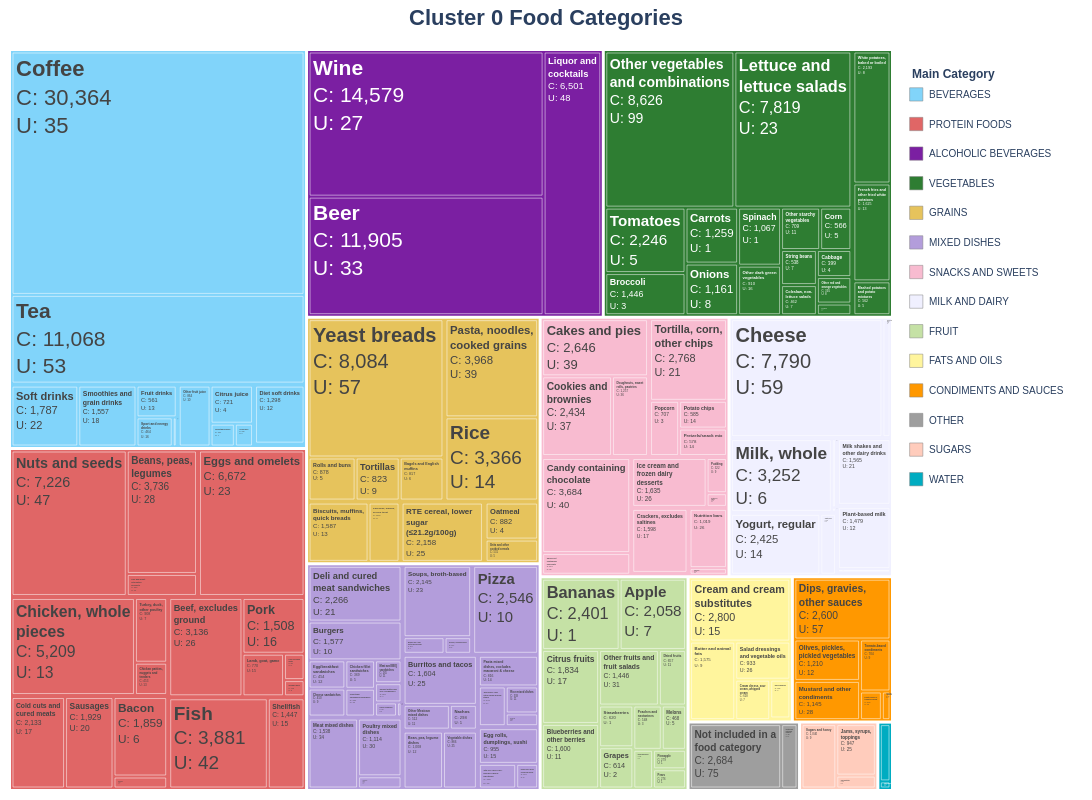
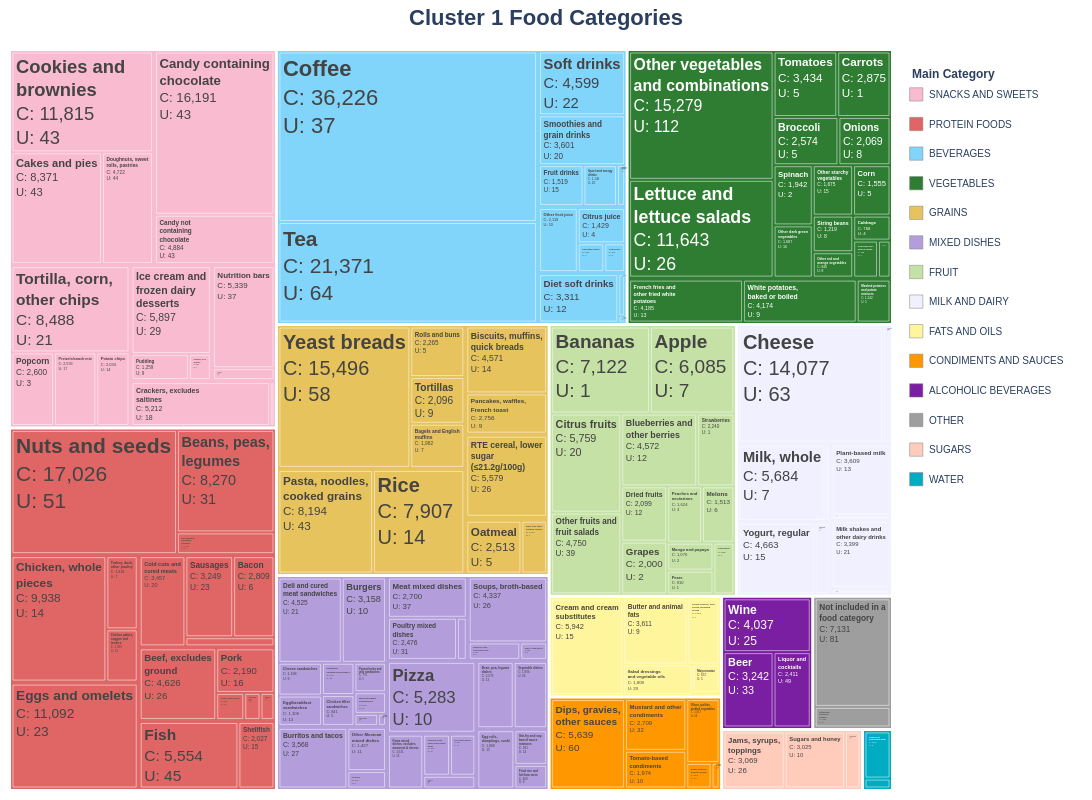
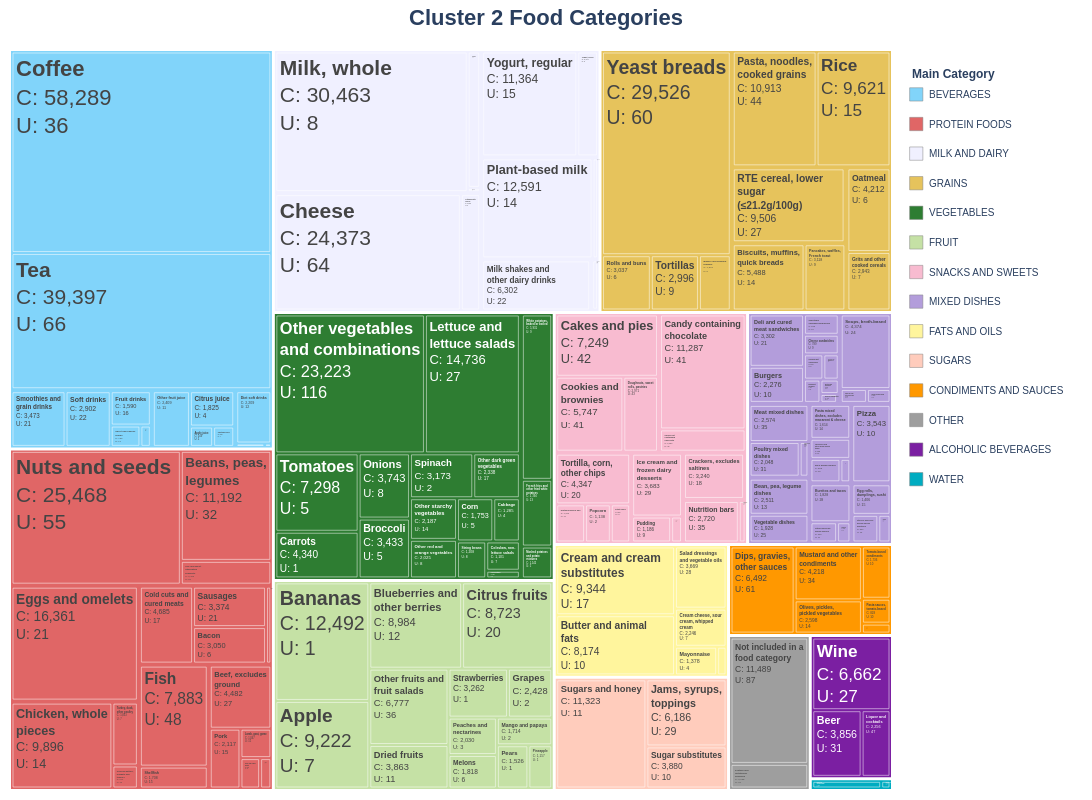
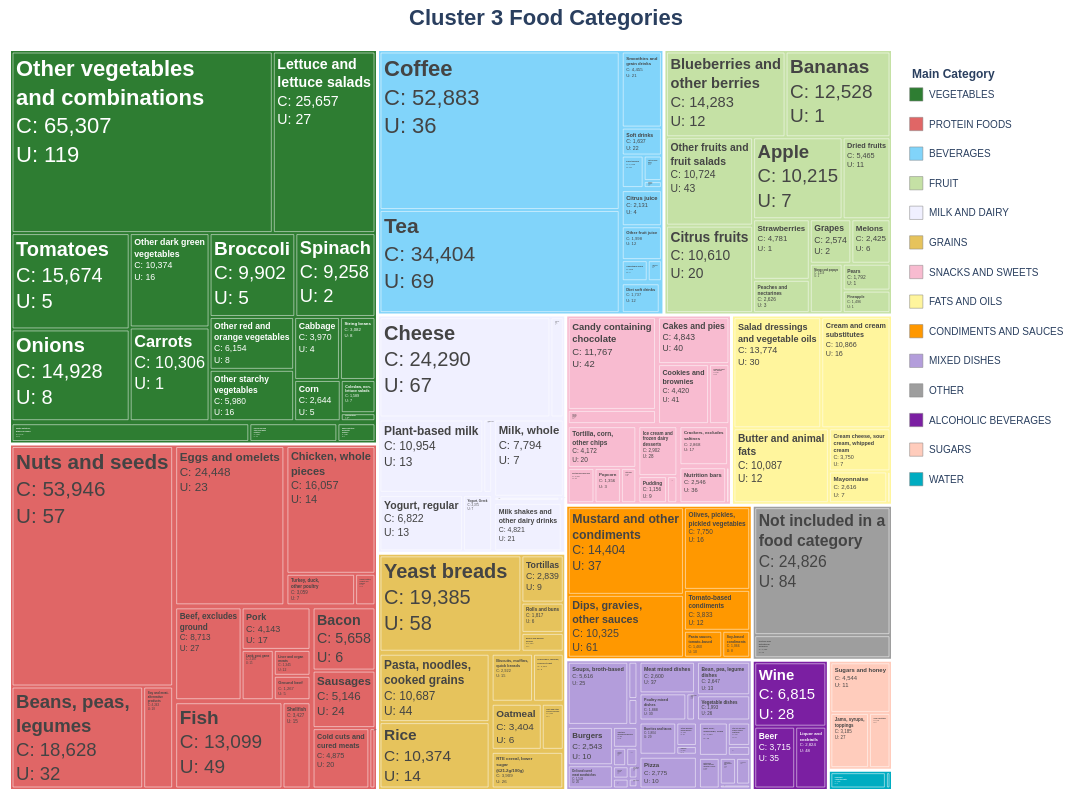

Source (notebook cell) for these figures, in order:
### Code cell
for i in range(5):
    # Example usage:
    fig = create_food_treemap(
        user_food_cluster_df[user_food_cluster_df['cluster'] == i], 
        output_png=f"food_treemap_cluster_{i}.png",
        title=f"Cluster {i} Food Categories"
    )
    fig.show() # For interactive display

### Figure 1 — Plotly figure (JSON) as saved in the notebook; plotly's stock layout.template omitted (floating-point values rounded to 4 significant figures; data arrays with more than 128 entries replaced by an {"elided": "..."} marker saying what was removed)
{"data": [{"branchvalues": "total", "customdata": {"elided": "212x2 str values"}, "domain": {"x": [0, 1], "y": [0, 1]}, "hovertemplate": {"elided": "212 str values"}, "ids": {"elided": "212 str values"}, "insidetextfont": {"family": "Arial, sans-serif", "size": {"elided": "212 int values"}}, "labels": {"elided": "212 str values"}, "marker": {"colors": {"elided": "212 str values"}, "depthfade": false, "line": {"color": "white", "width": {"elided": "212 float values"}}, "pad": {"b": 1, "l": 1, "r": 1, "t": 1}}, "name": "", "parents": {"elided": "212 str values"}, "textposition": "top left", "texttemplate": "<b>%{label}</b><br>C: %{value:,.0f}<br>U: %{customdata[0]:,.0f}", "type": "treemap", "values": {"elided": "212 float values"}}], "layout": {"annotations": [{"align": "left", "font": {"size": 12}, "showarrow": false, "text": "<b>Main Category</b>", "x": 1.02, "xanchor": "left", "xref": "paper", "y": 0.98, "yref": "paper"}, {"align": "left", "font": {"size": 10}, "showarrow": false, "text": "BEVERAGES", "x": 1.04, "xanchor": "left", "xref": "paper", "y": 0.94, "yanchor": "middle", "yref": "paper"}, {"align": "left", "font": {"size": 10}, "showarrow": false, "text": "PROTEIN FOODS", "x": 1.04, "xanchor": "left", "xref": "paper", "y": 0.9, "yanchor": "middle", "yref": "paper"}, {"align": "left", "font": {"size": 10}, "showarrow": false, "text": "ALCOHOLIC BEVERAGES", "x": 1.04, "xanchor": "left", "xref": "paper", "y": 0.86, "yanchor": "middle", "yref": "paper"}, {"align": "left", "font": {"size": 10}, "showarrow": false, "text": "VEGETABLES", "x": 1.04, "xanchor": "left", "xref": "paper", "y": 0.82, "yanchor": "middle", "yref": "paper"}, {"align": "left", "font": {"size": 10}, "showarrow": false, "text": "GRAINS", "x": 1.04, "xanchor": "left", "xref": "paper", "y": 0.78, "yanchor": "middle", "yref": "paper"}, {"align": "left", "font": {"size": 10}, "showarrow": false, "text": "MIXED DISHES", "x": 1.04, "xanchor": "left", "xref": "paper", "y": 0.74, "yanchor": "middle", "yref": "paper"}, {"align": "left", "font": {"size": 10}, "showarrow": false, "text": "SNACKS AND SWEETS", "x": 1.04, "xanchor": "left", "xref": "paper", "y": 0.7, "yanchor": "middle", "yref": "paper"}, {"align": "left", "font": {"size": 10}, "showarrow": false, "text": "MILK AND DAIRY", "x": 1.04, "xanchor": "left", "xref": "paper", "y": 0.66, "yanchor": "middle", "yref": "paper"}, {"align": "left", "font": {"size": 10}, "showarrow": false, "text": "FRUIT", "x": 1.04, "xanchor": "left", "xref": "paper", "y": 0.62, "yanchor": "middle", "yref": "paper"}, {"align": "left", "font": {"size": 10}, "showarrow": false, "text": "FATS AND OILS", "x": 1.04, "xanchor": "left", "xref": "paper", "y": 0.58, "yanchor": "middle", "yref": "paper"}, {"align": "left", "font": {"size": 10}, "showarrow": false, "text": "CONDIMENTS AND SAUCES", "x": 1.04, "xanchor": "left", "xref": "paper", "y": 0.54, "yanchor": "middle", "yref": "paper"}, {"align": "left", "font": {"size": 10}, "showarrow": false, "text": "OTHER", "x": 1.04, "xanchor": "left", "xref": "paper", "y": 0.5, "yanchor": "middle", "yref": "paper"}, {"align": "left", "font": {"size": 10}, "showarrow": false, "text": "SUGARS", "x": 1.04, "xanchor": "left", "xref": "paper", "y": 0.46, "yanchor": "middle", "yref": "paper"}, {"align": "left", "font": {"size": 10}, "showarrow": false, "text": "WATER", "x": 1.04, "xanchor": "left", "xref": "paper", "y": 0.42, "yanchor": "middle", "yref": "paper"}], "coloraxis": {"showscale": false}, "font": {"family": "Arial, sans-serif"}, "height": 800, "margin": {"b": 10, "l": 10, "r": 200, "t": 50}, "paper_bgcolor": "white", "plot_bgcolor": "white", "shapes": [{"fillcolor": "#81d4fa", "line": {"color": "grey", "width": 0.5}, "type": "rect", "x0": 1.02, "x1": 1.035, "xref": "paper", "y0": 0.931, "y1": 0.949, "yref": "paper"}, {"fillcolor": "#e06666", "line": {"color": "grey", "width": 0.5}, "type": "rect", "x0": 1.02, "x1": 1.035, "xref": "paper", "y0": 0.891, "y1": 0.909, "yref": "paper"}, {"fillcolor": "#7b1fa2", "line": {"color": "grey", "width": 0.5}, "type": "rect", "x0": 1.02, "x1": 1.035, "xref": "paper", "y0": 0.851, "y1": 0.869, "yref": "paper"}, {"fillcolor": "#2e7d32", "line": {"color": "grey", "width": 0.5}, "type": "rect", "x0": 1.02, "x1": 1.035, "xref": "paper", "y0": 0.811, "y1": 0.829, "yref": "paper"}, {"fillcolor": "#e6c35c", "line": {"color": "grey", "width": 0.5}, "type": "rect", "x0": 1.02, "x1": 1.035, "xref": "paper", "y0": 0.771, "y1": 0.789, "yref": "paper"}, {"fillcolor": "#b39ddb", "line": {"color": "grey", "width": 0.5}, "type": "rect", "x0": 1.02, "x1": 1.035, "xref": "paper", "y0": 0.731, "y1": 0.749, "yref": "paper"}, {"fillcolor": "#f8bbd0", "line": {"color": "grey", "width": 0.5}, "type": "rect", "x0": 1.02, "x1": 1.035, "xref": "paper", "y0": 0.691, "y1": 0.709, "yref": "paper"}, {"fillcolor": "#f0f0ff", "line": {"color": "grey", "width": 0.5}, "type": "rect", "x0": 1.02, "x1": 1.035, "xref": "paper", "y0": 0.651, "y1": 0.669, "yref": "paper"}, {"fillcolor": "#c5e1a5", "line": {"color": "grey", "width": 0.5}, "type": "rect", "x0": 1.02, "x1": 1.035, "xref": "paper", "y0": 0.611, "y1": 0.629, "yref": "paper"}, {"fillcolor": "#fff59d", "line": {"color": "grey", "width": 0.5}, "type": "rect", "x0": 1.02, "x1": 1.035, "xref": "paper", "y0": 0.571, "y1": 0.589, "yref": "paper"}, {"fillcolor": "#ff9800", "line": {"color": "grey", "width": 0.5}, "type": "rect", "x0": 1.02, "x1": 1.035, "xref": "paper", "y0": 0.531, "y1": 0.549, "yref": "paper"}, {"fillcolor": "#9e9e9e", "line": {"color": "grey", "width": 0.5}, "type": "rect", "x0": 1.02, "x1": 1.035, "xref": "paper", "y0": 0.491, "y1": 0.509, "yref": "paper"}, {"fillcolor": "#ffccbc", "line": {"color": "grey", "width": 0.5}, "type": "rect", "x0": 1.02, "x1": 1.035, "xref": "paper", "y0": 0.451, "y1": 0.469, "yref": "paper"}, {"fillcolor": "#00acc1", "line": {"color": "grey", "width": 0.5}, "type": "rect", "x0": 1.02, "x1": 1.035, "xref": "paper", "y0": 0.411, "y1": 0.429, "yref": "paper"}], "showlegend": false, "title": {"font": {"size": 22}, "text": "<b>Cluster 0 Food Categories</b>", "x": 0.5, "xanchor": "center"}, "width": 1200, "xaxis": {"showgrid": false, "showticklabels": false, "visible": false, "zeroline": false}, "yaxis": {"showgrid": false, "showticklabels": false, "visible": false, "zeroline": false}}}

### Figure 2 — Plotly figure (JSON) as saved in the notebook; plotly's stock layout.template omitted (floating-point values rounded to 4 significant figures; data arrays with more than 128 entries replaced by an {"elided": "..."} marker saying what was removed)
{"data": [{"branchvalues": "total", "customdata": {"elided": "213x2 str values"}, "domain": {"x": [0, 1], "y": [0, 1]}, "hovertemplate": {"elided": "213 str values"}, "ids": {"elided": "213 str values"}, "insidetextfont": {"family": "Arial, sans-serif", "size": {"elided": "213 int values"}}, "labels": {"elided": "213 str values"}, "marker": {"colors": {"elided": "213 str values"}, "depthfade": false, "line": {"color": "white", "width": {"elided": "213 float values"}}, "pad": {"b": 1, "l": 1, "r": 1, "t": 1}}, "name": "", "parents": {"elided": "213 str values"}, "textposition": "top left", "texttemplate": "<b>%{label}</b><br>C: %{value:,.0f}<br>U: %{customdata[0]:,.0f}", "type": "treemap", "values": {"elided": "213 float values"}}], "layout": {"annotations": [{"align": "left", "font": {"size": 12}, "showarrow": false, "text": "<b>Main Category</b>", "x": 1.02, "xanchor": "left", "xref": "paper", "y": 0.98, "yref": "paper"}, {"align": "left", "font": {"size": 10}, "showarrow": false, "text": "SNACKS AND SWEETS", "x": 1.04, "xanchor": "left", "xref": "paper", "y": 0.94, "yanchor": "middle", "yref": "paper"}, {"align": "left", "font": {"size": 10}, "showarrow": false, "text": "PROTEIN FOODS", "x": 1.04, "xanchor": "left", "xref": "paper", "y": 0.9, "yanchor": "middle", "yref": "paper"}, {"align": "left", "font": {"size": 10}, "showarrow": false, "text": "BEVERAGES", "x": 1.04, "xanchor": "left", "xref": "paper", "y": 0.86, "yanchor": "middle", "yref": "paper"}, {"align": "left", "font": {"size": 10}, "showarrow": false, "text": "VEGETABLES", "x": 1.04, "xanchor": "left", "xref": "paper", "y": 0.82, "yanchor": "middle", "yref": "paper"}, {"align": "left", "font": {"size": 10}, "showarrow": false, "text": "GRAINS", "x": 1.04, "xanchor": "left", "xref": "paper", "y": 0.78, "yanchor": "middle", "yref": "paper"}, {"align": "left", "font": {"size": 10}, "showarrow": false, "text": "MIXED DISHES", "x": 1.04, "xanchor": "left", "xref": "paper", "y": 0.74, "yanchor": "middle", "yref": "paper"}, {"align": "left", "font": {"size": 10}, "showarrow": false, "text": "FRUIT", "x": 1.04, "xanchor": "left", "xref": "paper", "y": 0.7, "yanchor": "middle", "yref": "paper"}, {"align": "left", "font": {"size": 10}, "showarrow": false, "text": "MILK AND DAIRY", "x": 1.04, "xanchor": "left", "xref": "paper", "y": 0.66, "yanchor": "middle", "yref": "paper"}, {"align": "left", "font": {"size": 10}, "showarrow": false, "text": "FATS AND OILS", "x": 1.04, "xanchor": "left", "xref": "paper", "y": 0.62, "yanchor": "middle", "yref": "paper"}, {"align": "left", "font": {"size": 10}, "showarrow": false, "text": "CONDIMENTS AND SAUCES", "x": 1.04, "xanchor": "left", "xref": "paper", "y": 0.58, "yanchor": "middle", "yref": "paper"}, {"align": "left", "font": {"size": 10}, "showarrow": false, "text": "ALCOHOLIC BEVERAGES", "x": 1.04, "xanchor": "left", "xref": "paper", "y": 0.54, "yanchor": "middle", "yref": "paper"}, {"align": "left", "font": {"size": 10}, "showarrow": false, "text": "OTHER", "x": 1.04, "xanchor": "left", "xref": "paper", "y": 0.5, "yanchor": "middle", "yref": "paper"}, {"align": "left", "font": {"size": 10}, "showarrow": false, "text": "SUGARS", "x": 1.04, "xanchor": "left", "xref": "paper", "y": 0.46, "yanchor": "middle", "yref": "paper"}, {"align": "left", "font": {"size": 10}, "showarrow": false, "text": "WATER", "x": 1.04, "xanchor": "left", "xref": "paper", "y": 0.42, "yanchor": "middle", "yref": "paper"}], "coloraxis": {"showscale": false}, "font": {"family": "Arial, sans-serif"}, "height": 800, "margin": {"b": 10, "l": 10, "r": 200, "t": 50}, "paper_bgcolor": "white", "plot_bgcolor": "white", "shapes": [{"fillcolor": "#f8bbd0", "line": {"color": "grey", "width": 0.5}, "type": "rect", "x0": 1.02, "x1": 1.035, "xref": "paper", "y0": 0.931, "y1": 0.949, "yref": "paper"}, {"fillcolor": "#e06666", "line": {"color": "grey", "width": 0.5}, "type": "rect", "x0": 1.02, "x1": 1.035, "xref": "paper", "y0": 0.891, "y1": 0.909, "yref": "paper"}, {"fillcolor": "#81d4fa", "line": {"color": "grey", "width": 0.5}, "type": "rect", "x0": 1.02, "x1": 1.035, "xref": "paper", "y0": 0.851, "y1": 0.869, "yref": "paper"}, {"fillcolor": "#2e7d32", "line": {"color": "grey", "width": 0.5}, "type": "rect", "x0": 1.02, "x1": 1.035, "xref": "paper", "y0": 0.811, "y1": 0.829, "yref": "paper"}, {"fillcolor": "#e6c35c", "line": {"color": "grey", "width": 0.5}, "type": "rect", "x0": 1.02, "x1": 1.035, "xref": "paper", "y0": 0.771, "y1": 0.789, "yref": "paper"}, {"fillcolor": "#b39ddb", "line": {"color": "grey", "width": 0.5}, "type": "rect", "x0": 1.02, "x1": 1.035, "xref": "paper", "y0": 0.731, "y1": 0.749, "yref": "paper"}, {"fillcolor": "#c5e1a5", "line": {"color": "grey", "width": 0.5}, "type": "rect", "x0": 1.02, "x1": 1.035, "xref": "paper", "y0": 0.691, "y1": 0.709, "yref": "paper"}, {"fillcolor": "#f0f0ff", "line": {"color": "grey", "width": 0.5}, "type": "rect", "x0": 1.02, "x1": 1.035, "xref": "paper", "y0": 0.651, "y1": 0.669, "yref": "paper"}, {"fillcolor": "#fff59d", "line": {"color": "grey", "width": 0.5}, "type": "rect", "x0": 1.02, "x1": 1.035, "xref": "paper", "y0": 0.611, "y1": 0.629, "yref": "paper"}, {"fillcolor": "#ff9800", "line": {"color": "grey", "width": 0.5}, "type": "rect", "x0": 1.02, "x1": 1.035, "xref": "paper", "y0": 0.571, "y1": 0.589, "yref": "paper"}, {"fillcolor": "#7b1fa2", "line": {"color": "grey", "width": 0.5}, "type": "rect", "x0": 1.02, "x1": 1.035, "xref": "paper", "y0": 0.531, "y1": 0.549, "yref": "paper"}, {"fillcolor": "#9e9e9e", "line": {"color": "grey", "width": 0.5}, "type": "rect", "x0": 1.02, "x1": 1.035, "xref": "paper", "y0": 0.491, "y1": 0.509, "yref": "paper"}, {"fillcolor": "#ffccbc", "line": {"color": "grey", "width": 0.5}, "type": "rect", "x0": 1.02, "x1": 1.035, "xref": "paper", "y0": 0.451, "y1": 0.469, "yref": "paper"}, {"fillcolor": "#00acc1", "line": {"color": "grey", "width": 0.5}, "type": "rect", "x0": 1.02, "x1": 1.035, "xref": "paper", "y0": 0.411, "y1": 0.429, "yref": "paper"}], "showlegend": false, "title": {"font": {"size": 22}, "text": "<b>Cluster 1 Food Categories</b>", "x": 0.5, "xanchor": "center"}, "width": 1200, "xaxis": {"showgrid": false, "showticklabels": false, "visible": false, "zeroline": false}, "yaxis": {"showgrid": false, "showticklabels": false, "visible": false, "zeroline": false}}}

### Figure 3 — Plotly figure (JSON) as saved in the notebook; plotly's stock layout.template omitted (floating-point values rounded to 4 significant figures; data arrays with more than 128 entries replaced by an {"elided": "..."} marker saying what was removed)
{"data": [{"branchvalues": "total", "customdata": {"elided": "213x2 str values"}, "domain": {"x": [0, 1], "y": [0, 1]}, "hovertemplate": {"elided": "213 str values"}, "ids": {"elided": "213 str values"}, "insidetextfont": {"family": "Arial, sans-serif", "size": {"elided": "213 int values"}}, "labels": {"elided": "213 str values"}, "marker": {"colors": {"elided": "213 str values"}, "depthfade": false, "line": {"color": "white", "width": {"elided": "213 float values"}}, "pad": {"b": 1, "l": 1, "r": 1, "t": 1}}, "name": "", "parents": {"elided": "213 str values"}, "textposition": "top left", "texttemplate": "<b>%{label}</b><br>C: %{value:,.0f}<br>U: %{customdata[0]:,.0f}", "type": "treemap", "values": {"elided": "213 float values"}}], "layout": {"annotations": [{"align": "left", "font": {"size": 12}, "showarrow": false, "text": "<b>Main Category</b>", "x": 1.02, "xanchor": "left", "xref": "paper", "y": 0.98, "yref": "paper"}, {"align": "left", "font": {"size": 10}, "showarrow": false, "text": "BEVERAGES", "x": 1.04, "xanchor": "left", "xref": "paper", "y": 0.94, "yanchor": "middle", "yref": "paper"}, {"align": "left", "font": {"size": 10}, "showarrow": false, "text": "PROTEIN FOODS", "x": 1.04, "xanchor": "left", "xref": "paper", "y": 0.9, "yanchor": "middle", "yref": "paper"}, {"align": "left", "font": {"size": 10}, "showarrow": false, "text": "MILK AND DAIRY", "x": 1.04, "xanchor": "left", "xref": "paper", "y": 0.86, "yanchor": "middle", "yref": "paper"}, {"align": "left", "font": {"size": 10}, "showarrow": false, "text": "GRAINS", "x": 1.04, "xanchor": "left", "xref": "paper", "y": 0.82, "yanchor": "middle", "yref": "paper"}, {"align": "left", "font": {"size": 10}, "showarrow": false, "text": "VEGETABLES", "x": 1.04, "xanchor": "left", "xref": "paper", "y": 0.78, "yanchor": "middle", "yref": "paper"}, {"align": "left", "font": {"size": 10}, "showarrow": false, "text": "FRUIT", "x": 1.04, "xanchor": "left", "xref": "paper", "y": 0.74, "yanchor": "middle", "yref": "paper"}, {"align": "left", "font": {"size": 10}, "showarrow": false, "text": "SNACKS AND SWEETS", "x": 1.04, "xanchor": "left", "xref": "paper", "y": 0.7, "yanchor": "middle", "yref": "paper"}, {"align": "left", "font": {"size": 10}, "showarrow": false, "text": "MIXED DISHES", "x": 1.04, "xanchor": "left", "xref": "paper", "y": 0.66, "yanchor": "middle", "yref": "paper"}, {"align": "left", "font": {"size": 10}, "showarrow": false, "text": "FATS AND OILS", "x": 1.04, "xanchor": "left", "xref": "paper", "y": 0.62, "yanchor": "middle", "yref": "paper"}, {"align": "left", "font": {"size": 10}, "showarrow": false, "text": "SUGARS", "x": 1.04, "xanchor": "left", "xref": "paper", "y": 0.58, "yanchor": "middle", "yref": "paper"}, {"align": "left", "font": {"size": 10}, "showarrow": false, "text": "CONDIMENTS AND SAUCES", "x": 1.04, "xanchor": "left", "xref": "paper", "y": 0.54, "yanchor": "middle", "yref": "paper"}, {"align": "left", "font": {"size": 10}, "showarrow": false, "text": "OTHER", "x": 1.04, "xanchor": "left", "xref": "paper", "y": 0.5, "yanchor": "middle", "yref": "paper"}, {"align": "left", "font": {"size": 10}, "showarrow": false, "text": "ALCOHOLIC BEVERAGES", "x": 1.04, "xanchor": "left", "xref": "paper", "y": 0.46, "yanchor": "middle", "yref": "paper"}, {"align": "left", "font": {"size": 10}, "showarrow": false, "text": "WATER", "x": 1.04, "xanchor": "left", "xref": "paper", "y": 0.42, "yanchor": "middle", "yref": "paper"}], "coloraxis": {"showscale": false}, "font": {"family": "Arial, sans-serif"}, "height": 800, "margin": {"b": 10, "l": 10, "r": 200, "t": 50}, "paper_bgcolor": "white", "plot_bgcolor": "white", "shapes": [{"fillcolor": "#81d4fa", "line": {"color": "grey", "width": 0.5}, "type": "rect", "x0": 1.02, "x1": 1.035, "xref": "paper", "y0": 0.931, "y1": 0.949, "yref": "paper"}, {"fillcolor": "#e06666", "line": {"color": "grey", "width": 0.5}, "type": "rect", "x0": 1.02, "x1": 1.035, "xref": "paper", "y0": 0.891, "y1": 0.909, "yref": "paper"}, {"fillcolor": "#f0f0ff", "line": {"color": "grey", "width": 0.5}, "type": "rect", "x0": 1.02, "x1": 1.035, "xref": "paper", "y0": 0.851, "y1": 0.869, "yref": "paper"}, {"fillcolor": "#e6c35c", "line": {"color": "grey", "width": 0.5}, "type": "rect", "x0": 1.02, "x1": 1.035, "xref": "paper", "y0": 0.811, "y1": 0.829, "yref": "paper"}, {"fillcolor": "#2e7d32", "line": {"color": "grey", "width": 0.5}, "type": "rect", "x0": 1.02, "x1": 1.035, "xref": "paper", "y0": 0.771, "y1": 0.789, "yref": "paper"}, {"fillcolor": "#c5e1a5", "line": {"color": "grey", "width": 0.5}, "type": "rect", "x0": 1.02, "x1": 1.035, "xref": "paper", "y0": 0.731, "y1": 0.749, "yref": "paper"}, {"fillcolor": "#f8bbd0", "line": {"color": "grey", "width": 0.5}, "type": "rect", "x0": 1.02, "x1": 1.035, "xref": "paper", "y0": 0.691, "y1": 0.709, "yref": "paper"}, {"fillcolor": "#b39ddb", "line": {"color": "grey", "width": 0.5}, "type": "rect", "x0": 1.02, "x1": 1.035, "xref": "paper", "y0": 0.651, "y1": 0.669, "yref": "paper"}, {"fillcolor": "#fff59d", "line": {"color": "grey", "width": 0.5}, "type": "rect", "x0": 1.02, "x1": 1.035, "xref": "paper", "y0": 0.611, "y1": 0.629, "yref": "paper"}, {"fillcolor": "#ffccbc", "line": {"color": "grey", "width": 0.5}, "type": "rect", "x0": 1.02, "x1": 1.035, "xref": "paper", "y0": 0.571, "y1": 0.589, "yref": "paper"}, {"fillcolor": "#ff9800", "line": {"color": "grey", "width": 0.5}, "type": "rect", "x0": 1.02, "x1": 1.035, "xref": "paper", "y0": 0.531, "y1": 0.549, "yref": "paper"}, {"fillcolor": "#9e9e9e", "line": {"color": "grey", "width": 0.5}, "type": "rect", "x0": 1.02, "x1": 1.035, "xref": "paper", "y0": 0.491, "y1": 0.509, "yref": "paper"}, {"fillcolor": "#7b1fa2", "line": {"color": "grey", "width": 0.5}, "type": "rect", "x0": 1.02, "x1": 1.035, "xref": "paper", "y0": 0.451, "y1": 0.469, "yref": "paper"}, {"fillcolor": "#00acc1", "line": {"color": "grey", "width": 0.5}, "type": "rect", "x0": 1.02, "x1": 1.035, "xref": "paper", "y0": 0.411, "y1": 0.429, "yref": "paper"}], "showlegend": false, "title": {"font": {"size": 22}, "text": "<b>Cluster 2 Food Categories</b>", "x": 0.5, "xanchor": "center"}, "width": 1200, "xaxis": {"showgrid": false, "showticklabels": false, "visible": false, "zeroline": false}, "yaxis": {"showgrid": false, "showticklabels": false, "visible": false, "zeroline": false}}}

### Figure 4 — Plotly figure (JSON) as saved in the notebook; plotly's stock layout.template omitted (floating-point values rounded to 4 significant figures; data arrays with more than 128 entries replaced by an {"elided": "..."} marker saying what was removed)
{"data": [{"branchvalues": "total", "customdata": {"elided": "212x2 str values"}, "domain": {"x": [0, 1], "y": [0, 1]}, "hovertemplate": {"elided": "212 str values"}, "ids": {"elided": "212 str values"}, "insidetextfont": {"family": "Arial, sans-serif", "size": {"elided": "212 int values"}}, "labels": {"elided": "212 str values"}, "marker": {"colors": {"elided": "212 str values"}, "depthfade": false, "line": {"color": "white", "width": {"elided": "212 float values"}}, "pad": {"b": 1, "l": 1, "r": 1, "t": 1}}, "name": "", "parents": {"elided": "212 str values"}, "textposition": "top left", "texttemplate": "<b>%{label}</b><br>C: %{value:,.0f}<br>U: %{customdata[0]:,.0f}", "type": "treemap", "values": {"elided": "212 float values"}}], "layout": {"annotations": [{"align": "left", "font": {"size": 12}, "showarrow": false, "text": "<b>Main Category</b>", "x": 1.02, "xanchor": "left", "xref": "paper", "y": 0.98, "yref": "paper"}, {"align": "left", "font": {"size": 10}, "showarrow": false, "text": "VEGETABLES", "x": 1.04, "xanchor": "left", "xref": "paper", "y": 0.94, "yanchor": "middle", "yref": "paper"}, {"align": "left", "font": {"size": 10}, "showarrow": false, "text": "PROTEIN FOODS", "x": 1.04, "xanchor": "left", "xref": "paper", "y": 0.9, "yanchor": "middle", "yref": "paper"}, {"align": "left", "font": {"size": 10}, "showarrow": false, "text": "BEVERAGES", "x": 1.04, "xanchor": "left", "xref": "paper", "y": 0.86, "yanchor": "middle", "yref": "paper"}, {"align": "left", "font": {"size": 10}, "showarrow": false, "text": "FRUIT", "x": 1.04, "xanchor": "left", "xref": "paper", "y": 0.82, "yanchor": "middle", "yref": "paper"}, {"align": "left", "font": {"size": 10}, "showarrow": false, "text": "MILK AND DAIRY", "x": 1.04, "xanchor": "left", "xref": "paper", "y": 0.78, "yanchor": "middle", "yref": "paper"}, {"align": "left", "font": {"size": 10}, "showarrow": false, "text": "GRAINS", "x": 1.04, "xanchor": "left", "xref": "paper", "y": 0.74, "yanchor": "middle", "yref": "paper"}, {"align": "left", "font": {"size": 10}, "showarrow": false, "text": "SNACKS AND SWEETS", "x": 1.04, "xanchor": "left", "xref": "paper", "y": 0.7, "yanchor": "middle", "yref": "paper"}, {"align": "left", "font": {"size": 10}, "showarrow": false, "text": "FATS AND OILS", "x": 1.04, "xanchor": "left", "xref": "paper", "y": 0.66, "yanchor": "middle", "yref": "paper"}, {"align": "left", "font": {"size": 10}, "showarrow": false, "text": "CONDIMENTS AND SAUCES", "x": 1.04, "xanchor": "left", "xref": "paper", "y": 0.62, "yanchor": "middle", "yref": "paper"}, {"align": "left", "font": {"size": 10}, "showarrow": false, "text": "MIXED DISHES", "x": 1.04, "xanchor": "left", "xref": "paper", "y": 0.58, "yanchor": "middle", "yref": "paper"}, {"align": "left", "font": {"size": 10}, "showarrow": false, "text": "OTHER", "x": 1.04, "xanchor": "left", "xref": "paper", "y": 0.54, "yanchor": "middle", "yref": "paper"}, {"align": "left", "font": {"size": 10}, "showarrow": false, "text": "ALCOHOLIC BEVERAGES", "x": 1.04, "xanchor": "left", "xref": "paper", "y": 0.5, "yanchor": "middle", "yref": "paper"}, {"align": "left", "font": {"size": 10}, "showarrow": false, "text": "SUGARS", "x": 1.04, "xanchor": "left", "xref": "paper", "y": 0.46, "yanchor": "middle", "yref": "paper"}, {"align": "left", "font": {"size": 10}, "showarrow": false, "text": "WATER", "x": 1.04, "xanchor": "left", "xref": "paper", "y": 0.42, "yanchor": "middle", "yref": "paper"}], "coloraxis": {"showscale": false}, "font": {"family": "Arial, sans-serif"}, "height": 800, "margin": {"b": 10, "l": 10, "r": 200, "t": 50}, "paper_bgcolor": "white", "plot_bgcolor": "white", "shapes": [{"fillcolor": "#2e7d32", "line": {"color": "grey", "width": 0.5}, "type": "rect", "x0": 1.02, "x1": 1.035, "xref": "paper", "y0": 0.931, "y1": 0.949, "yref": "paper"}, {"fillcolor": "#e06666", "line": {"color": "grey", "width": 0.5}, "type": "rect", "x0": 1.02, "x1": 1.035, "xref": "paper", "y0": 0.891, "y1": 0.909, "yref": "paper"}, {"fillcolor": "#81d4fa", "line": {"color": "grey", "width": 0.5}, "type": "rect", "x0": 1.02, "x1": 1.035, "xref": "paper", "y0": 0.851, "y1": 0.869, "yref": "paper"}, {"fillcolor": "#c5e1a5", "line": {"color": "grey", "width": 0.5}, "type": "rect", "x0": 1.02, "x1": 1.035, "xref": "paper", "y0": 0.811, "y1": 0.829, "yref": "paper"}, {"fillcolor": "#f0f0ff", "line": {"color": "grey", "width": 0.5}, "type": "rect", "x0": 1.02, "x1": 1.035, "xref": "paper", "y0": 0.771, "y1": 0.789, "yref": "paper"}, {"fillcolor": "#e6c35c", "line": {"color": "grey", "width": 0.5}, "type": "rect", "x0": 1.02, "x1": 1.035, "xref": "paper", "y0": 0.731, "y1": 0.749, "yref": "paper"}, {"fillcolor": "#f8bbd0", "line": {"color": "grey", "width": 0.5}, "type": "rect", "x0": 1.02, "x1": 1.035, "xref": "paper", "y0": 0.691, "y1": 0.709, "yref": "paper"}, {"fillcolor": "#fff59d", "line": {"color": "grey", "width": 0.5}, "type": "rect", "x0": 1.02, "x1": 1.035, "xref": "paper", "y0": 0.651, "y1": 0.669, "yref": "paper"}, {"fillcolor": "#ff9800", "line": {"color": "grey", "width": 0.5}, "type": "rect", "x0": 1.02, "x1": 1.035, "xref": "paper", "y0": 0.611, "y1": 0.629, "yref": "paper"}, {"fillcolor": "#b39ddb", "line": {"color": "grey", "width": 0.5}, "type": "rect", "x0": 1.02, "x1": 1.035, "xref": "paper", "y0": 0.571, "y1": 0.589, "yref": "paper"}, {"fillcolor": "#9e9e9e", "line": {"color": "grey", "width": 0.5}, "type": "rect", "x0": 1.02, "x1": 1.035, "xref": "paper", "y0": 0.531, "y1": 0.549, "yref": "paper"}, {"fillcolor": "#7b1fa2", "line": {"color": "grey", "width": 0.5}, "type": "rect", "x0": 1.02, "x1": 1.035, "xref": "paper", "y0": 0.491, "y1": 0.509, "yref": "paper"}, {"fillcolor": "#ffccbc", "line": {"color": "grey", "width": 0.5}, "type": "rect", "x0": 1.02, "x1": 1.035, "xref": "paper", "y0": 0.451, "y1": 0.469, "yref": "paper"}, {"fillcolor": "#00acc1", "line": {"color": "grey", "width": 0.5}, "type": "rect", "x0": 1.02, "x1": 1.035, "xref": "paper", "y0": 0.411, "y1": 0.429, "yref": "paper"}], "showlegend": false, "title": {"font": {"size": 22}, "text": "<b>Cluster 3 Food Categories</b>", "x": 0.5, "xanchor": "center"}, "width": 1200, "xaxis": {"showgrid": false, "showticklabels": false, "visible": false, "zeroline": false}, "yaxis": {"showgrid": false, "showticklabels": false, "visible": false, "zeroline": false}}}
